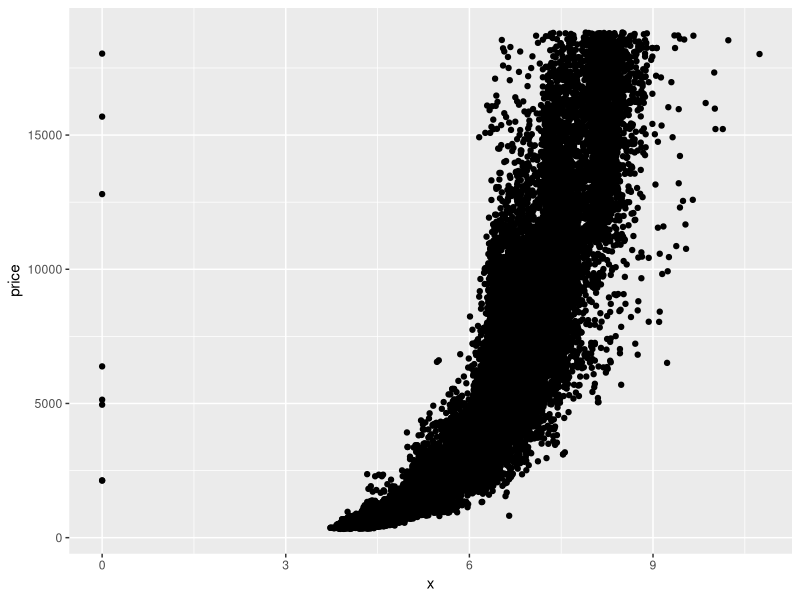
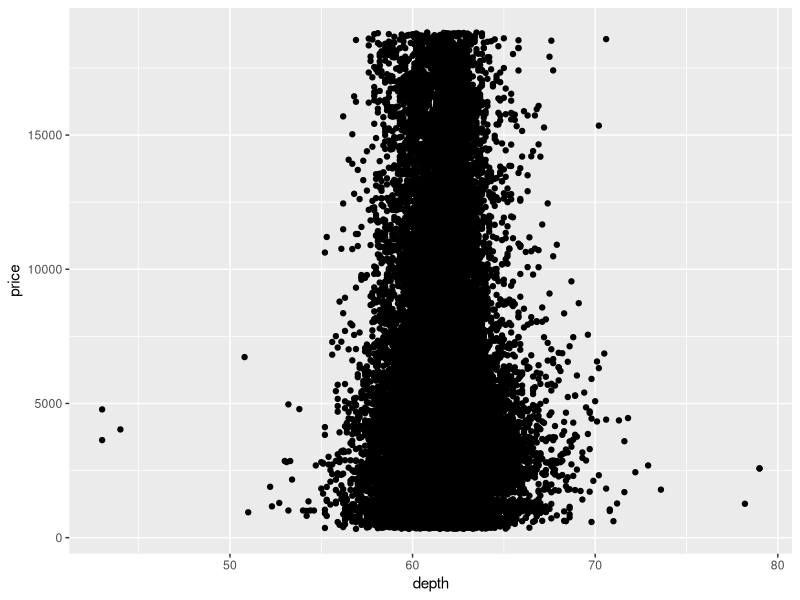
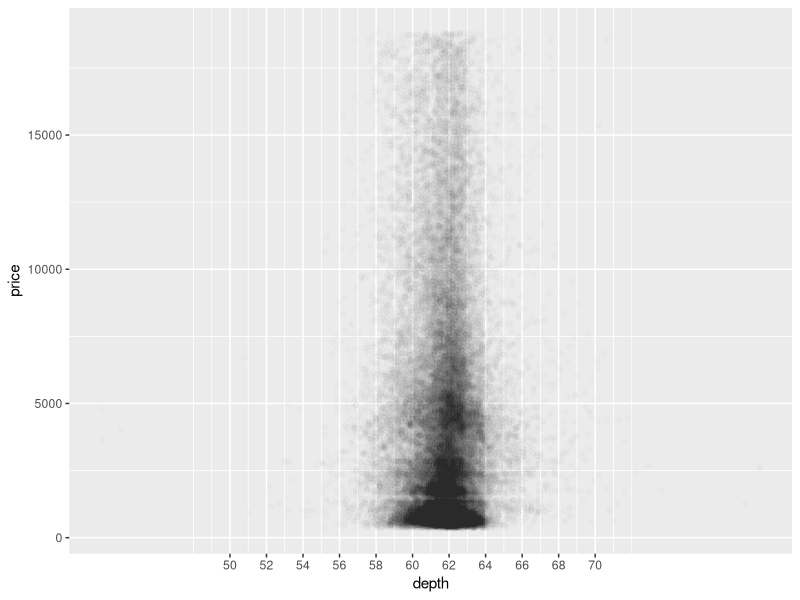
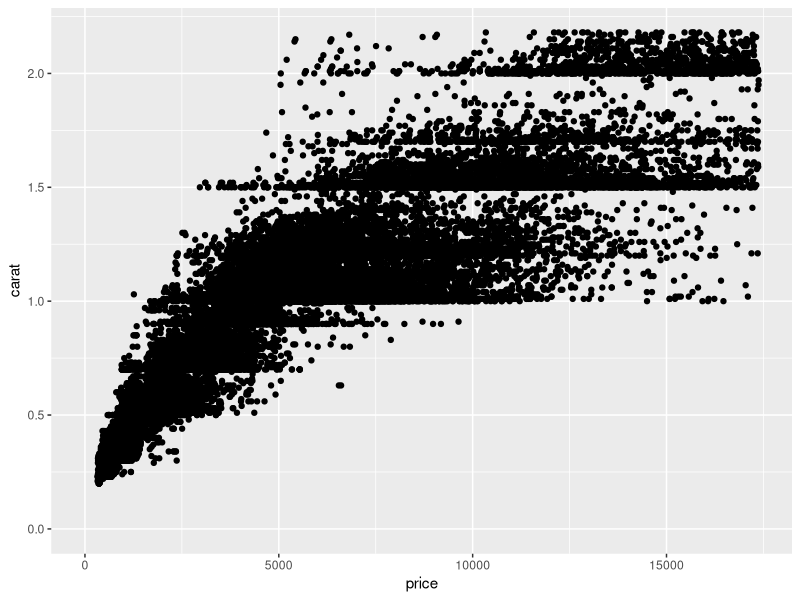
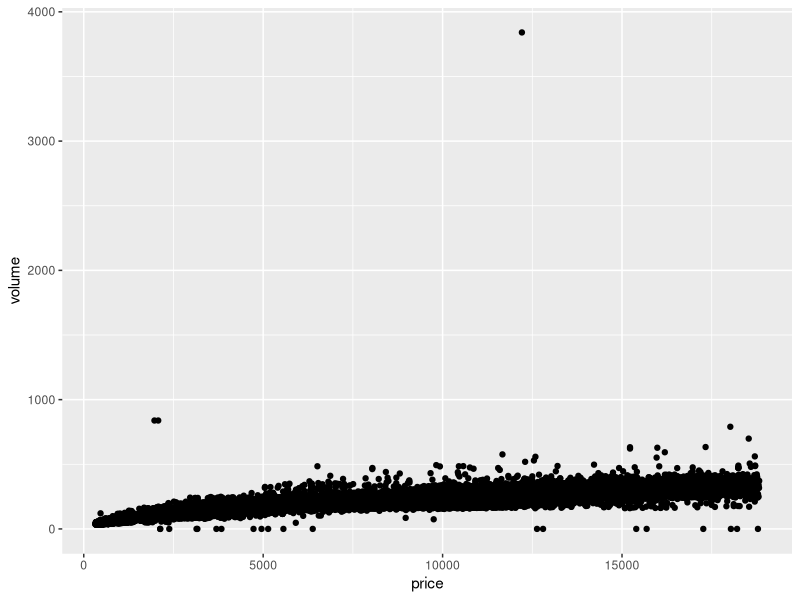
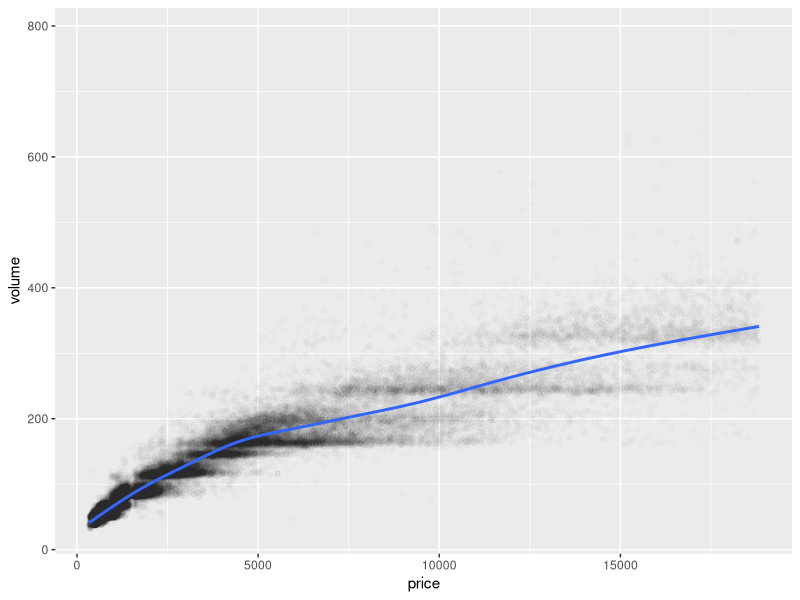

R code for these plots, in order: (Note: this script raises an error after producing the figures.)
library(ggplot2)
data("diamonds")
## Scatterplot price vx x
qplot(x,y= price,data = diamonds)
## Correlation(price&x,price&y,price&z)
cor.test(diamonds$price,diamonds$x,methods='pearson')
cor.test(diamonds$price,diamonds$y,methods='pearson')
cor.test(diamonds$price,diamonds$z,methods='pearson')
## Scatterplot price vx x
qplot(depth,y= price,data = diamonds)
## Scatterplot price vx x (ADJ transparency 1/100th, x-axis marked every 2 units)
ggplot(data = diamonds, aes(x = depth, y = price)) + 
  geom_point(alpha=1/100)+
  scale_x_continuous(breaks=seq(50,70,by=2))
## most diamonds are between 60 to 64
## Correlation of depth vs. price (-0.01 Would not use, very week correlation)
cor.test(diamonds$price,diamonds$depth,methods='pearson')
##Scatter price vs. carat (top 1% omitted)
qplot(x= price,y= carat,data = diamonds)+
  xlim(0,quantile(diamonds$price,0.99))+
  ylim(0,quantile(diamonds$carat,0.99))
##Scatter price vs. volume(x*y*z)
diamonds$volume<-diamonds$x*diamonds$y*diamonds$z
qplot(x= price,y= volume,data = diamonds)
##correlation price&volume(exclude 0 or >or= to 800)
diamondsReduced <- subset(diamonds, volume > 0 & volume <= 800)
with(diamondsReduced, cor.test(price, volume, method = "pearson"))
##Scatter price vs. volume (adj transparency and add linear model)
ggplot(data = diamondsReduced, aes(x = price, y = volume))+ 
  geom_point(alpha=1/100)+
  geom_smooth(method = "auto")
##I think the model is only somewhat useful at volumes below 150
## Data frame Diamonds by Clarity
library(dplyr)
##diamondsByClarity<-subset(diamonds)
mean_price<- mean(diamonds$price)
median_price<- median((diamonds$price))
min_price<- min((diamonds$price)) 
max_price<- max((diamonds$price))
n<-table(diamonds$clarity)
n<-as.data.frame(n)
diamondsByClarity<-data.frame(mean_price,median_price,min_price,max_price,n)
# create two bar plots on one output image 
# using the grid.arrange() function from the package
# gridExtra.
data(diamonds)
library(dplyr)
library(gridExtra)
diamonds_by_clarity <- group_by(diamonds, clarity)
diamonds_mp_by_clarity <- summarise(diamonds_by_clarity, mean_price = mean(price))

diamonds_by_color <- group_by(diamonds, color)
diamonds_mp_by_color <- summarise(diamonds_by_color, mean_price = mean(price))

g1 <- ggplot(data = diamonds_mp_by_clarity, aes(x = clarity, y = mean_price)) + 
  +     geom_bar(stat="identity")
g2 <- ggplot(data = diamonds_mp_by_color, aes(x = color, y = mean_price)) + 
  +      geom_bar(stat="identity")
grid.arrange(g1,g2)
##continue investigation at the end of problem set 3 or start fresh and shoose a different data set from Gapminder. 
# In your investigation, examine pairs of variable and create 2-5 plots that make
# use of the techniques from Lesson 4.
##Adjusted Close Percent vs. Log Volume
SPY$Adjusted.ClosePercent<-((SPY$Close-SPY$Open)/SPY$Open)*100
ggplot(data = SPY, aes(x = Volume, y = Adjusted.ClosePercent) )+
  geom_point(stat = 'identity')+
  scale_x_log10()

ggplot(aes(x = Volume, y = Adjusted.ClosePercent),data = SPY )+
  +     geom_point(alpha = 1/5, color = 'blue')+
  +     scale_x_log10()
  
## Absolute value of Adjusted Close Percent vs. Log Volume
ggplot(aes(x = Volume, y = abs(Adjusted.ClosePercent)),data = SPY )+
  geom_jitter(alpha = 1/10, color = 'blue')+
  scale_x_log10()+ geom_smooth()
